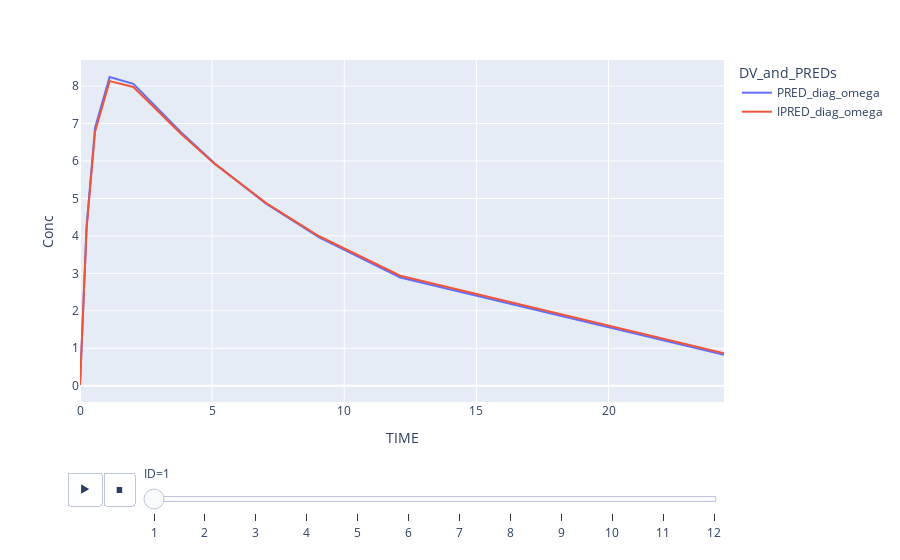

The cell this chart's notebook holds for it:
### Code cell
px.line(data_frame=pred_df, x = 'TIME', y = 'Conc', color = 'DV_and_PREDs', animation_frame='ID')

### Figure 1 — Plotly figure (JSON) as saved in the notebook; plotly's stock layout.template omitted (floating-point values rounded to 4 significant figures)
{"data": [{"hovertemplate": "DV_and_PREDs=PRED_diag_omega<br>ID=1<br>TIME=%{x}<br>Conc=%{y}<extra></extra>", "legendgroup": "PRED_diag_omega", "line": {"color": "#636efa", "dash": "solid"}, "marker": {"symbol": "circle"}, "mode": "lines", "name": "PRED_diag_omega", "orientation": "v", "showlegend": true, "type": "scatter", "x": [0.0, 0.25, 0.57, 1.12, 2.02, 3.82, 5.1, 7.03, 9.05, 12.12, 24.37], "xaxis": "x", "y": [0.02211, 4.267, 6.889, 8.24, 8.058, 6.766, 5.935, 4.87, 3.959, 2.89, 0.8235], "yaxis": "y"}, {"hovertemplate": "DV_and_PREDs=IPRED_diag_omega<br>ID=1<br>TIME=%{x}<br>Conc=%{y}<extra></extra>", "legendgroup": "IPRED_diag_omega", "line": {"color": "#EF553B", "dash": "solid"}, "marker": {"symbol": "circle"}, "mode": "lines", "name": "IPRED_diag_omega", "orientation": "v", "showlegend": true, "type": "scatter", "x": [0.0, 0.25, 0.57, 1.12, 2.02, 3.82, 5.1, 7.03, 9.05, 12.12, 24.37], "xaxis": "x", "y": [0.02179, 4.193, 6.783, 8.132, 7.976, 6.729, 5.922, 4.883, 3.99, 2.936, 0.8632], "yaxis": "y"}], "layout": {"legend": {"title": {"text": "DV_and_PREDs"}, "tracegroupgap": 0}, "margin": {"t": 60}, "sliders": [{"active": 0, "currentvalue": {"prefix": "ID="}, "len": 0.9, "pad": {"b": 10, "t": 60}, "steps": [{"args": [["1"], {"frame": {"duration": 0, "redraw": false}, "fromcurrent": true, "mode": "immediate", "transition": {"duration": 0, "easing": "linear"}}], "label": "1", "method": "animate"}, {"args": [["2"], {"frame": {"duration": 0, "redraw": false}, "fromcurrent": true, "mode": "immediate", "transition": {"duration": 0, "easing": "linear"}}], "label": "2", "method": "animate"}, {"args": [["3"], {"frame": {"duration": 0, "redraw": false}, "fromcurrent": true, "mode": "immediate", "transition": {"duration": 0, "easing": "linear"}}], "label": "3", "method": "animate"}, {"args": [["4"], {"frame": {"duration": 0, "redraw": false}, "fromcurrent": true, "mode": "immediate", "transition": {"duration": 0, "easing": "linear"}}], "label": "4", "method": "animate"}, {"args": [["5"], {"frame": {"duration": 0, "redraw": false}, "fromcurrent": true, "mode": "immediate", "transition": {"duration": 0, "easing": "linear"}}], "label": "5", "method": "animate"}, {"args": [["6"], {"frame": {"duration": 0, "redraw": false}, "fromcurrent": true, "mode": "immediate", "transition": {"duration": 0, "easing": "linear"}}], "label": "6", "method": "animate"}, {"args": [["7"], {"frame": {"duration": 0, "redraw": false}, "fromcurrent": true, "mode": "immediate", "transition": {"duration": 0, "easing": "linear"}}], "label": "7", "method": "animate"}, {"args": [["8"], {"frame": {"duration": 0, "redraw": false}, "fromcurrent": true, "mode": "immediate", "transition": {"duration": 0, "easing": "linear"}}], "label": "8", "method": "animate"}, {"args": [["9"], {"frame": {"duration": 0, "redraw": false}, "fromcurrent": true, "mode": "immediate", "transition": {"duration": 0, "easing": "linear"}}], "label": "9", "method": "animate"}, {"args": [["10"], {"frame": {"duration": 0, "redraw": false}, "fromcurrent": true, "mode": "immediate", "transition": {"duration": 0, "easing": "linear"}}], "label": "10", "method": "animate"}, {"args": [["11"], {"frame": {"duration": 0, "redraw": false}, "fromcurrent": true, "mode": "immediate", "transition": {"duration": 0, "easing": "linear"}}], "label": "11", "method": "animate"}, {"args": [["12"], {"frame": {"duration": 0, "redraw": false}, "fromcurrent": true, "mode": "immediate", "transition": {"duration": 0, "easing": "linear"}}], "label": "12", "method": "animate"}], "x": 0.1, "xanchor": "left", "y": 0, "yanchor": "top"}], "updatemenus": [{"buttons": [{"args": [null, {"frame": {"duration": 500, "redraw": false}, "fromcurrent": true, "mode": "immediate", "transition": {"duration": 500, "easing": "linear"}}], "label": "&#9654;", "method": "animate"}, {"args": [[null], {"frame": {"duration": 0, "redraw": false}, "fromcurrent": true, "mode": "immediate", "transition": {"duration": 0, "easing": "linear"}}], "label": "&#9724;", "method": "animate"}], "direction": "left", "pad": {"r": 10, "t": 70}, "showactive": false, "type": "buttons", "x": 0.1, "xanchor": "right", "y": 0, "yanchor": "top"}], "xaxis": {"anchor": "y", "domain": [0, 1], "title": {"text": "TIME"}}, "yaxis": {"anchor": "x", "domain": [0, 1], "title": {"text": "Conc"}}}}
